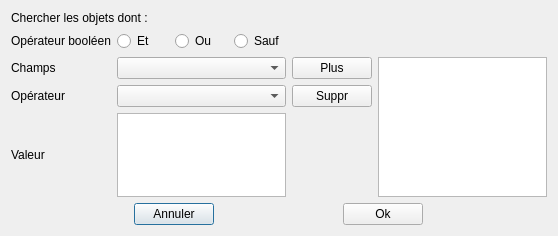
<?xml version="1.0" encoding="UTF-8"?>
<ui version="4.0">
 <class>Dialog</class>
 <widget class="QDialog" name="Dialog">
  <property name="geometry">
   <rect>
    <x>0</x>
    <y>0</y>
    <width>558</width>
    <height>236</height>
   </rect>
  </property>
  <property name="windowTitle">
   <string>Dialog</string>
  </property>
  <layout class="QGridLayout" name="gridLayout_2">
   <item row="2" column="0">
    <layout class="QHBoxLayout" name="horizontalLayout">
     <item>
      <widget class="QPushButton" name="pushButton_4">
       <property name="maximumSize">
        <size>
         <width>80</width>
         <height>16777215</height>
        </size>
       </property>
       <property name="text">
        <string>Annuler</string>
       </property>
      </widget>
     </item>
     <item>
      <widget class="QPushButton" name="pushButton_ok">
       <property name="maximumSize">
        <size>
         <width>80</width>
         <height>16777215</height>
        </size>
       </property>
       <property name="text">
        <string>Ok</string>
       </property>
      </widget>
     </item>
    </layout>
   </item>
   <item row="0" column="0">
    <layout class="QGridLayout" name="gridLayout">
     <item row="2" column="4" rowspan="3">
      <widget class="QListWidget" name="listWidget_affiche_condition"/>
     </item>
     <item row="1" column="2">
      <layout class="QHBoxLayout" name="horizontalLayout_2">
       <item>
        <widget class="QRadioButton" name="radioButton">
         <property name="text">
          <string>Et</string>
         </property>
        </widget>
       </item>
       <item>
        <widget class="QRadioButton" name="radioButton_3">
         <property name="text">
          <string>Ou</string>
         </property>
        </widget>
       </item>
       <item>
        <widget class="QRadioButton" name="radioButton_2">
         <property name="text">
          <string>Sauf</string>
         </property>
        </widget>
       </item>
      </layout>
     </item>
     <item row="3" column="1">
      <widget class="QLabel" name="label_2">
       <property name="text">
        <string>Opérateur</string>
       </property>
      </widget>
     </item>
     <item row="2" column="1">
      <widget class="QLabel" name="label">
       <property name="text">
        <string>Champs</string>
       </property>
      </widget>
     </item>
     <item row="2" column="2">
      <widget class="QgsFieldComboBox" name="mFieldComboBox"/>
     </item>
     <item row="4" column="1">
      <widget class="QLabel" name="label_3">
       <property name="text">
        <string>Valeur</string>
       </property>
      </widget>
     </item>
     <item row="3" column="3">
      <widget class="QPushButton" name="pushButton_suppr">
       <property name="text">
        <string>Suppr</string>
       </property>
      </widget>
     </item>
     <item row="1" column="1">
      <widget class="QLabel" name="label_4">
       <property name="text">
        <string>Opérateur booléen</string>
       </property>
      </widget>
     </item>
     <item row="4" column="2">
      <widget class="QListWidget" name="listWidget_valeur"/>
     </item>
     <item row="2" column="3">
      <widget class="QPushButton" name="pushButton_add">
       <property name="text">
        <string>Plus</string>
       </property>
      </widget>
     </item>
     <item row="3" column="2">
      <widget class="QComboBox" name="comboBox_operateur"/>
     </item>
     <item row="0" column="1" colspan="4">
      <widget class="QLabel" name="label_layer">
       <property name="text">
        <string>Chercher les objets dont :</string>
       </property>
      </widget>
     </item>
    </layout>
   </item>
  </layout>
 </widget>
 <customwidgets>
  <customwidget>
   <class>QgsFieldComboBox</class>
   <extends>QComboBox</extends>
   <header>qgsfieldcombobox.h</header>
  </customwidget>
 </customwidgets>
 <resources/>
 <connections/>
</ui>
